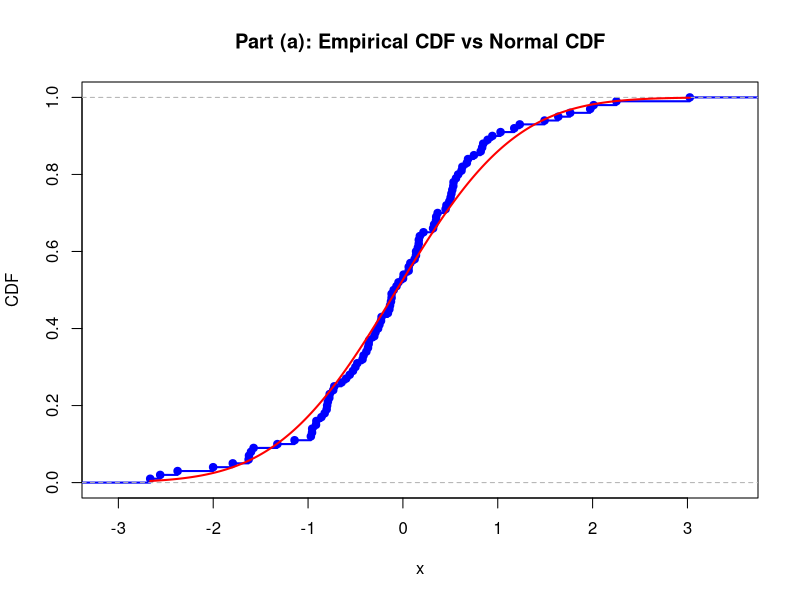
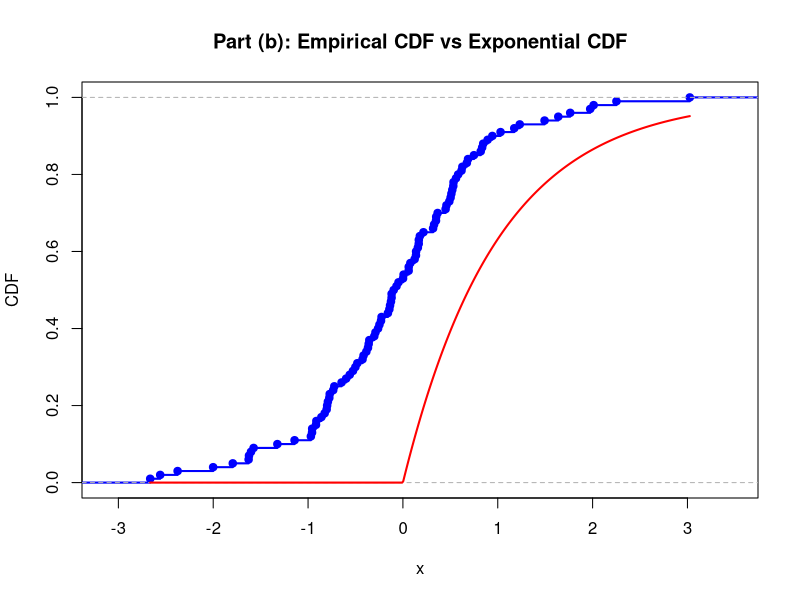
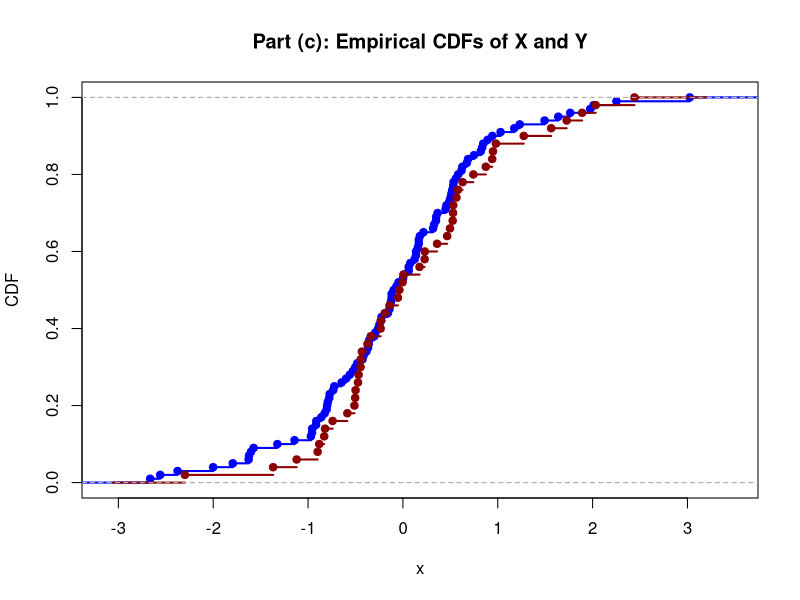

Reproduce these figures in R, in order.
## ---- chunk 1

## ---- chunk 2

## ---- chunk 3
#Saving data
n <- 37
k_nums <- 1:150

#Making a_function from the task
a_function <- function(k, n) {
  x <- k * log(k^2 * n + pi)
  x - floor(x)
}

#Data for observation
a_data <- a_function(k_nums, n)
x <- qnorm(a_data[1:100])
y <- qnorm(a_data[101:150])

mu_hat <- mean(x)
sigma_hat <- sd(x)

#(a)
ks_test1 <- ks.test(x, "pnorm", mean = mu_hat, sd = sigma_hat)
cat("Part (a)")
ks_test1

#(b)
lambda <- 1
ks_test2 <- ks.test(x, "pexp", rate = lambda)
cat("Part (b)")
ks_test2

#(c)
ks_test3 <- ks.test(x, y)
cat("Part (c)")
ks_test3

## ---- chunk 4
Fn_x <- ecdf(x)
Fn_y <- ecdf(y)

#Part(a)
plot(Fn_x,
     main = "Part (a): Empirical CDF vs Normal CDF",
     xlab = "x",
     ylab = "CDF",
     col = "blue",
     lwd = 2)

xx <- seq(min(x), max(x), length.out = 500)
lines(xx, pnorm(xx, mean = mu_hat, sd = sigma_hat),
      col = "red", lwd = 2)


#Part(b)
plot(Fn_x,
     main = "Part (b): Empirical CDF vs Exponential CDF",
     xlab = "x",
     ylab = "CDF",
     col = "blue",
     lwd = 2)

xx_b <- seq(min(x), max(x), length.out = 500)
lines(xx_b, pexp(xx_b, rate = lambda),
      col = "red", lwd = 2)

#Part(c)
plot(Fn_x,
     main = "Part (c): Empirical CDFs of X and Y",
     xlab = "x",
     ylab = "CDF",
     col = "blue",
     lwd = 2)

lines(Fn_y, col = "darkred", lwd = 2)
## ---- chunk 5

